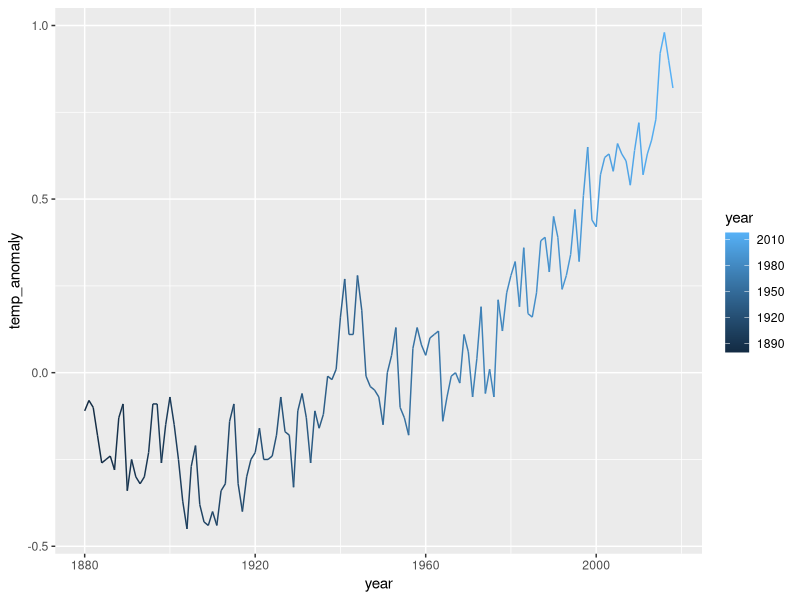

R code for this plot: (Note: this script raises an error after producing the figure.)
library(tidyverse)
library(dslabs)
data(temp_carbon)
data(greenhouse_gases)
data(historic_co2)

# latest and first year for which carbon emissions are reported
temp_carbon %>%
  filter(!is.na(carbon_emissions)) %>%
  pull(year) %>%
  max()

temp_carbon %>%
  filter(!is.na(carbon_emissions)) %>%
  pull(year) %>%
  min()
  
# how much larger were carbon emissions in the last year relative to first
carbon1 <- temp_carbon %>%
  filter(year == 1751) %>%
  .$carbon_emissions

carbon2 <- temp_carbon %>%
  filter(year == 2014) %>%
  .$carbon_emissions

carbon2/carbon1

# time series plot of temperature anomaly
p <- temp_carbon %>% filter(year >= 1880) %>%
  ggplot(aes(year, temp_anomaly, color = year)) +
  geom_line()

p

# adding y-axis label
p + ylab("Temperature anomaly (degrees C)") +
  title("Temperature anomaly relative to 20th century mean, 1880-2018") +
  geom_text(aes(x = 2000, y = 0.05, label = "20th century mean"), col = "blue")


# temperature anomaly relative to 20th century mean
temp_carbon %>%
  ggplot(aes(year, temp_anomaly)) +
  geom_line() +
  geom_hline(aes(yintercept = 0), col = "blue") +
  ylab("Temperature anomaly (degrees C)") +
  geom_text(aes(x = 2000, y = 0.05, label = "20th century mean"), col = "blue") +
  xlim(c(1880, 2018)) +
  ggtitle("Temperature anomaly relative to 20th century mean, 1880-2018")

# adding layers to include line graphs of ocean and land anomalies
temp_carbon %>%
  ggplot(aes(year, temp_anomaly)) +
  geom_line() +
  geom_line(aes(year, land_anomaly), col = "red") +
  geom_line(aes(year, ocean_anomaly), col = "blue") +
  ylab("Temperature anomaly (degrees C)") +
  xlim(c(1880, 2018)) +
  ggtitle("Temperature anomaly on land and ocean")

# creating a line plot of concentration by year, comparing different gases
greenhouse_gases %>%
  ggplot(aes(year, concentration)) +
  geom_line() +
  facet_grid(gas~., scales = "free") +
  geom_vline(xintercept = 1850) +
  ylab("Concentration (ch4/n2o ppb, co2 ppm)") +
  ggtitle("Atmospheric greenhouse gas concentration by year, 0-2000")

# annual  global carbon emission, 1751-2014
temp_carbon %>%
  ggplot(aes(year, carbon_emissions)) +
  geom_line() +
  ylab("Carbon emissions (metric tons)") +
  ggtitle("Annual global carbon emissions, 1751-2014")

# line plot of carbon emissions against year
temp_carbon %>% 
  ggplot(aes(year, carbon_emissions)) +
  geom_line()

# line plot of historic co2 emissions by year
historic_co2 %>%
  ggplot(aes(year, co2)) +
  geom_line() +
  xlim(-800000, -775000)

# showing how co2 concentration has changed over time
co2_time <- historic_co2 %>%
  ggplot(aes(year, co2, col = source)) +
  geom_line() +
  ggtitle("Atmospheric CO2 concentration, -800,000 BC to today") +
  ylab("co2 (ppmv)")
co2_time
